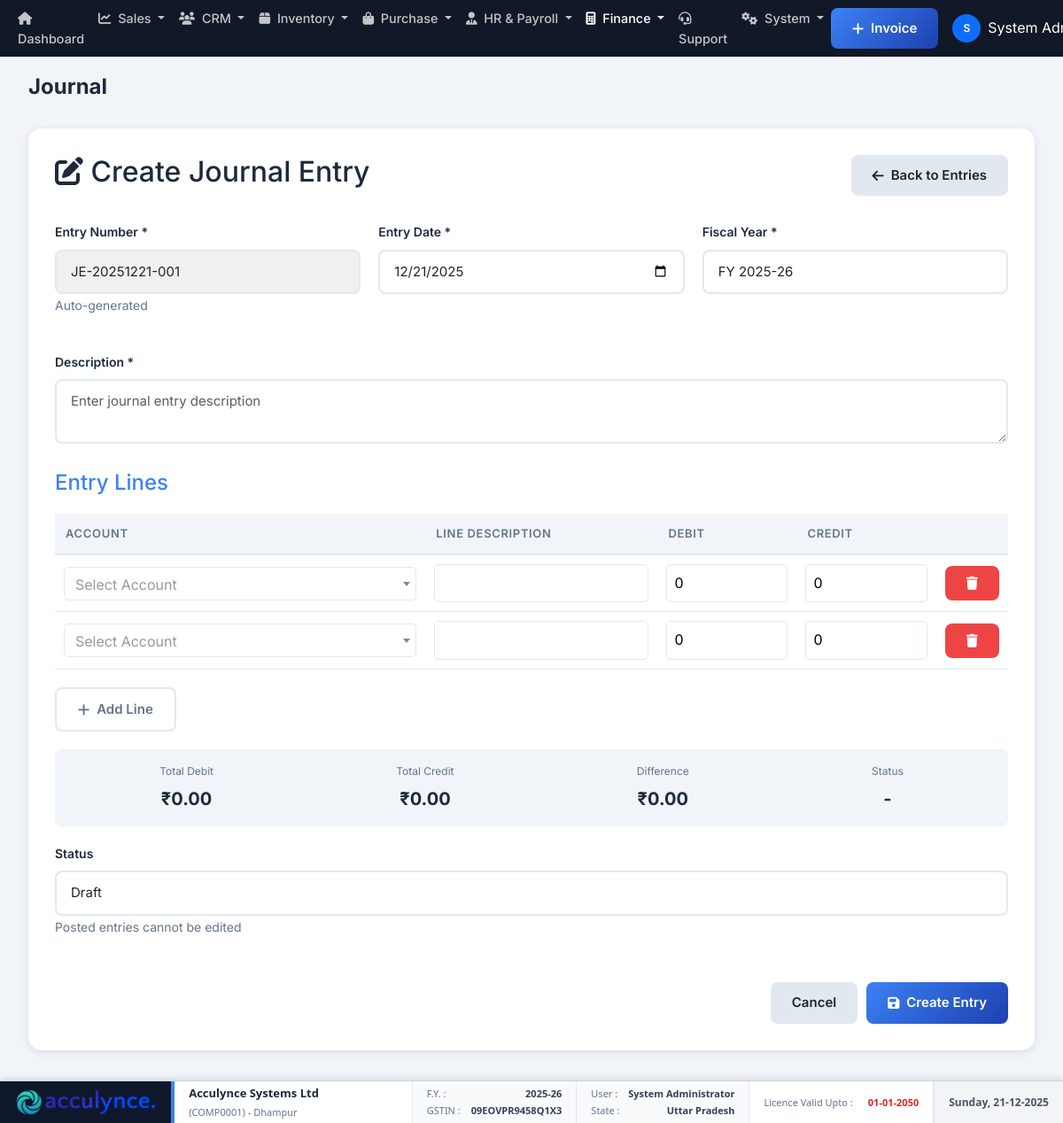
Page /modules/accounting/journal/view.php (signed in) on the committed database.
### tables this page shows
CREATE TABLE `company_settings` (
  `id` int(11) NOT NULL,
  `company_name` varchar(200) NOT NULL,
  `industry_type` varchar(100) DEFAULT NULL,
  `business_type` varchar(100) DEFAULT NULL,
  `app_name` varchar(100) DEFAULT NULL,
  `theme_color` varchar(20) DEFAULT '#3b82f6',
  `address_line1` varchar(200) DEFAULT NULL,
  `address_line2` varchar(200) DEFAULT NULL,
  `city` varchar(100) DEFAULT NULL,
  `state` varchar(100) DEFAULT NULL,
  `country` varchar(100) DEFAULT 'India',
  `postal_code` varchar(20) DEFAULT NULL,
  `phone` varchar(20) DEFAULT NULL,
  `email` varchar(100) DEFAULT NULL,
  `website` varchar(100) DEFAULT NULL,
  `gstin` varchar(20) DEFAULT NULL,
  `pan` varchar(20) DEFAULT NULL,
  `bank_name` varchar(100) DEFAULT NULL,
  `bank_account_number` varchar(50) DEFAULT NULL,
  `bank_ifsc` varchar(20) DEFAULT NULL,
  `bank_branch` varchar(100) DEFAULT NULL,
  `bank_account_holder` varchar(200) DEFAULT NULL,
  `logo_path` varchar(255) DEFAULT NULL,
  `terms_conditions` text DEFAULT NULL,
  `created_at` timestamp NOT NULL DEFAULT current_timestamp(),
  `updated_at` timestamp NOT NULL DEFAULT current_timestamp() ON UPDATE current_timestamp(),
  `financial_year_start` int(11) DEFAULT 4 COMMENT 'Month number (1-12) when financial year starts',
  `currency_code` varchar(10) DEFAULT 'INR',
  `currency_symbol` varchar(10) DEFAULT '₹',
  `date_format` varchar(20) DEFAULT 'd-m-Y',
  `timezone` varchar(50) DEFAULT 'Asia/Kolkata',
  `invoice_prefix` varchar(20) DEFAULT 'INV',
  `quotation_prefix` varchar(20) DEFAULT 'QT',
  `invoice_footer` text DEFAULT NULL COMMENT 'Footer text for invoices',
  `company_registration_number` varchar(100) DEFAULT NULL,
  `tax_registration_date` date DEFAULT NULL,
  `linkedin_url` varchar(255) DEFAULT NULL,
  `facebook_url` varchar(255) DEFAULT NULL,
  `twitter_url` varchar(255) DEFAULT NULL,
  `instagram_url` varchar(255) DEFAULT NULL,
  `smtp_host` varchar(100) DEFAULT NULL,
  `smtp_port` int(11) DEFAULT 587,
  `smtp_username` varchar(100) DEFAULT NULL,
  `smtp_password` varchar(255) DEFAULT NULL,
  `smtp_encryption` varchar(10) DEFAULT 'tls',
  `email_from_name` varchar(100) DEFAULT NULL,
  `email_from_address` varchar(100) DEFAULT NULL,
  `enable_email_notifications` tinyint(1) DEFAULT 1,
  `invoice_due_days` int(11) DEFAULT 30 COMMENT 'Default payment terms in days',
  `low_stock_threshold` int(11) DEFAULT 10,
  `enable_multi_currency` tinyint(1) DEFAULT 0,
  `enable_barcode` tinyint(1) DEFAULT 1,
  `backup_frequency` varchar(20) DEFAULT 'daily',
  `last_backup_date` datetime DEFAULT NULL,
  `print_logo_on_invoice` tinyint(1) DEFAULT 1,
  `is_gst_registered` tinyint(1) DEFAULT 0,
  `enable_einvoicing` tinyint(1) DEFAULT 0
);

### modules/accounting/journal/view.php (the view, shortened to what the rows shown need)
<?php
require_once '../../../classes/Auth.php';
require_once '../../../classes/Database.php';
$auth = new Auth();
$auth->requireLogin();
$user = $auth->getCurrentUser();
?>
<!DOCTYPE html>
<html lang="en">
<head>
    <link rel="stylesheet" href="../../../public/assets/css/style.css">
    <link rel="stylesheet" href="https://cdnjs.cloudflare.com/ajax/libs/font-awesome/6.4.0/css/all.min.css">
    <link href="https://cdn.jsdelivr.net/npm/select2@4.1.0-rc.0/dist/css/select2.min.css" rel="stylesheet" />
</head>
<body>
    <div class="dashboard-wrapper">
        <?php include INCLUDES_PATH . '/sidebar.php'; ?>
        <main class="main-content">
            <?php include INCLUDES_PATH . '/header.php'; ?>
            <div class="content-area">
                <div class="journal-form">
                    <div style="display: flex; justify-content: space-between; align-items: center; margin-bottom: 30px;">
                        <h2><i class="fas fa-edit"></i> Create Journal Entry</h2>
                    </div>
                    <form method="POST" id="journalForm">
                        <table class="lines-table" id="linesTable">
                            <thead>
                                <tr>
                                    <th style="width: 40%;">Account</th>
                                    <th style="width: 25%;">Line Description</th>
                                    <th style="width: 15%;">Debit</th>
                                    <th style="width: 15%;">Credit</th>
                                    <th style="width: 5%;"></th>
                                </tr>
                            </thead>
                        </table>
                    </form>
                </div>
            </div>
        </main>
    </div>
</body>
</html>

### includes/sidebar.php (shortened to what the rows shown need)
<?php
if (!isset($brandingSettings)) {
    $db = Database::getInstance();
    $brandingSettings = $db->fetchOne("SELECT app_name, logo_path, theme_color FROM company_settings WHERE id = ? LIMIT 1", [$_SESSION['company_id'] ?? 0]);
}
$appName = !empty($brandingSettings['app_name']) ? $brandingSettings['app_name'] : APP_NAME;
$logoPath = !empty($brandingSettings['logo_path']) ? BASE_URL . $brandingSettings['logo_path'] : '';
?>
<link href="https://cdn.jsdelivr.net/npm/bootstrap@5.3.0/dist/css/bootstrap.min.css" rel="stylesheet">
<link rel="stylesheet" href="https://cdnjs.cloudflare.com/ajax/libs/font-awesome/6.4.0/css/all.min.css">
<link rel="stylesheet" href="<?php echo BASE_URL; ?>public/assets/css/style.css?v=<?php echo time(); ?>">
<?php
$footerData = [];
$curMonth = date('n');
$curYear = date('Y');
if ($curMonth >= 4) {
    if ($curYear + 1 == 2000) { $yPart = '00'; } else { $yPart = substr($curYear + 1, -2); }
    $footerData['fy'] = $curYear . '-' . $yPart;
} else {
    $yPart = substr($curYear, -2);
    $footerData['fy'] = ($curYear - 1) . '-' . $yPart;
}
if (!isset($brandingSettings['gstin']) || !isset($brandingSettings['state'])) {
     if (isset($user['company_id'])) {
         $companyDetails = $db->fetchOne("SELECT company_name, gstin, state, address_line1, city FROM company_settings WHERE id = ?", [$user['company_id']]);
         $footerData['company_name'] = $companyDetails['company_name'] ?? $appName;
         $footerData['gst'] = $companyDetails['gstin'] ?? 'N/A';
         $footerData['state'] = $companyDetails['state'] ?? 'N/A';
         $footerData['address'] = $companyDetails['city'] ?? '';
     }
} else {
     $footerData['company_name'] = $brandingSettings['app_name'];
     $footerData['gst'] = $brandingSettings['gstin'] ?? 'N/A';
     $footerData['state'] = $brandingSettings['state'] ?? 'N/A';
}
if (isset($user['company_id'])) {
    $subData = $db->fetchOne("SELECT current_period_end, status FROM subscriptions WHERE company_id = ? AND status = 'active' ORDER BY current_period_end DESC LIMIT 1", [$user['company_id']]);
    $footerData['validity'] = $subData ? date('d-m-Y', strtotime($subData['current_period_end'])) : 'Trial/Expired';
    $footerData['company_id'] = 'COMP' . str_pad($user['company_id'], 4, '0', STR_PAD_LEFT);
} else {
    $footerData['validity'] = 'N/A';
    $footerData['company_id'] = 'N/A';
}
?>
<div class="sticky-footer">
    <div class="footer-box brand-box">
        <?php if ($logoPath): ?>
            <img src="<?php echo $logoPath; ?>" alt="Logo" class="footer-logo">
        <?php else: ?>
            <div class="footer-brand-text">AC</div>
        <?php endif; ?>
    </div>
    <div class="footer-box footer-info-box">
        <div class="info-row main">
            <strong><?php echo htmlspecialchars($footerData['company_name'] ?? 'Acculynce'); ?></strong>
        </div>
        <div class="info-row sub">
            (<?php echo htmlspecialchars($footerData['company_id'] ?? ''); ?>) <?php if(isset($footerData['address'])) echo '- ' . htmlspecialchars($footerData['address']); ?>
        </div>
    </div>
    <div class="footer-box fy-box">
        <div class="info-row">
            <span class="label">GSTIN :</span> <span class="value"><?php echo htmlspecialchars($footerData['gst'] ?? 'N/A'); ?></span>
        </div>
    </div>
    <div class="footer-box user-box">
        <div class="info-row">
            <span class="label">State :</span> <span class="value"><?php echo htmlspecialchars($footerData['state'] ?? 'N/A'); ?></span>
        </div>
    </div>
</div>

### rows in the picture
company_settings: logo_path (picture), company_name "Acculynce Systems Ltd", city "Dhampur", gstin "09EOVPR9458Q1X3", state "Uttar Pradesh"

### other values in the picture
substr($user['full_name'], 0, 1) "S"
$user['full_name'] "System…"
$footerData['company_id'] "COMP0001"
$footerData['fy'] "2025-26"
$user['full_name'] "System Administrator"
$footerData['validity'] "01-01-2050"
form field fiscal_year_id "FY 2025-26"
